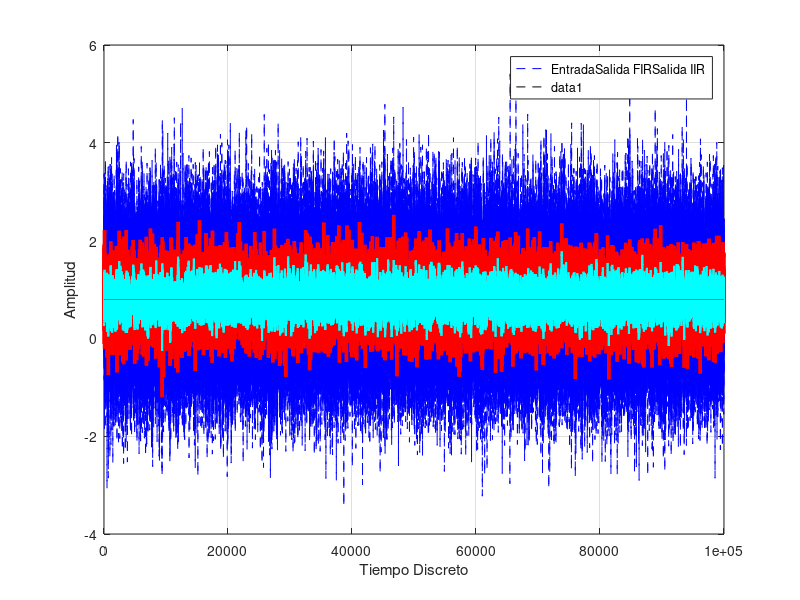

Write the MATLAB code that produced this figure. (Note: this script raises an error after producing the figure.)
clear all
close all


%% requiero convolucionar con una respuesta al impulso h[n] = [0.1,0.2,0.3,0.4,0.3,0.2,0.1];
h = [0.1,0.2,0.3,0.4,0.3,0.2,0.1];
h=h/sum(h); % Forzar que tenga ganancia de DC unitaria
x = randn(100e3,1)+0.8;
% Es tipico es trabajar column-wise
Ldata = length(x);

% Ejemplo filter
tic
y_fir = filter(h, 1, x); % Filtro FIR
toc

% IIR
alpha = 1e-1;
b = [alpha];
a = [1, -(1-alpha)];
y_iir = filter(b,a,x);

figure
plot(x, '--b')
grid on
hold all
plot(y_fir, '-r', 'LineWidth',2.5)
plot(y_iir, '-c', 'LineWidth',1.5)
xlabel('Tiempo Discreto')
ylabel('Amplitud')
legend(["Entrada", "Salida FIR", "Salida IIR"])
plot(0.8*ones(length(y_iir),1), '--k')

%% Averiguar la respuesta en frecuencia de un sistema LTI
[H_iir, f_iir] = freqz(b,a, 64*1024, 1);
[H_fir, f_fir] = freqz(h,1, 64*1024, 1);
%[H, f] = freqz(h,1, 64*1024, 1);
figure
subplot 211
plot(2*pi*f_iir, (abs(H_iir)))
hold all
plot(2*pi*f_fir, (abs(H_fir)))
grid on
xlabel("Discrete Angular Frequency")
ylabel("Module")

subplot 212
plot(2*pi*f_iir, (angle(H_iir)))
hold all
plot(2*pi*f_fir, (angle(H_fir)))
grid on
xlabel("Discrete Angular Frequency")
ylabel("Phase")
% RESUMEN 
% conv
% filter 
% freqz 

%% Ejemplo del filtro FIR
% Filtro de promedios moviles (MAF)
M = 128*16;
h = 1/M.*ones(M,1);
% figure
% stem(h)

y = filter(h,1,x);

figure
plot(x, '--b')
grid on
hold all
plot(y, '-r', 'LineWidth',2.5)
xlabel('Tiempo Discreto')
ylabel('Amplitud')
legend(["Entrada", "Salida"])
plot(0.8*ones(length(y),1), '--k')

%%
M_list = [2,4,8,16,32]*16;

figure
labels={};
for idx=1:length(M_list)
   M = M_list(idx);
   h = 1/M.*ones(M,1);
   
   [H_fir,f_fir] = freqz(h, 1, 8*1024,1);
   plot(2*pi*f_fir, 20*log10(abs(H_fir)), 'LineWidth', 2);
   labels{end+1} = sprintf("M=%d", M);
   hold all
      
end

grid on
xlabel("Frecuencia discreta")
ylabel("Magnitud [dB]")
xlim([0,pi])

plot(2*pi*f_fir, -3*ones(size(f_fir)), '--k')
labels{end+1} = sprintf("-3dB", M);

legend(labels)

%% Evaluacion de una respuesta en frecuencia
% Ejemplo 2.155
alpha = 0.5;
NFFT = 8*1024;
delta_omega = 2*pi/NFFT;
omega = 0:delta_omega:2*pi-delta_omega;
%omega = -pi:delta_omega:pi-delta_omega; % MAAAAl
X = 1 ./ (1- alpha * exp(-1j .*omega));

% Asi lo entiende Matlab
figure
plot(omega, (abs(X)))
xlabel('Freq. Discreta')
ylabel('Margnitud')
grid on

% Asi lo podemos ver nosotros
figure
plot(omega-pi, fftshift(abs(X)))
xlabel('Freq. Discreta')
ylabel('Margnitud')
grid on





